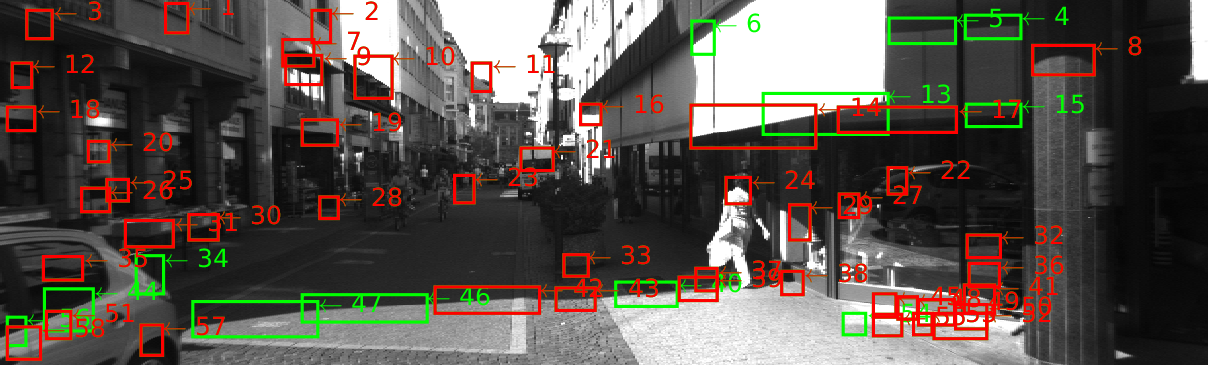
%> input picture images/0000000000_H.png, 1208 x 365 px
$ octave --eval "result = findEdge(imread('../images/0000000000_H.png'));"   (GNU Octave 9; MATLAB toolbox functions it lacks are replaced by stand-ins)
%> lines starting %> are read from the running program, lines starting %| are printed output that depends on the picture
function [BWh, BWv, Mh, Mv, SEh, SEv]=findEdge(img, ST, esfW, MinEdge)
% findEdge is an adaption of the canny edge detector, providing vertical
% and horizontal edges sepratly, edge masks and determines step-edges.
%
% Input:
%    img:       The Image.
%    ST:        (Optional) Adjusible varible is the isStepEdege
%               threshold, this  value should be 0-1 (defult is 0.02
%               normialised pixel  value, aproximaly equal to +/-5 pixel
%               value for 8 bit image).
%   esfW:       (Optional) The ESF width, based on the MTF model (defult is
%               5 pixels).
%   MinEdge:    (Optional) Minimum edge height - default 20 pixels
%
% Output:
%    BWh:       Horizontal Edge Location Binary Image
%    BWv:       Vertical Edge Location Binary Image
%    Mh:        Horizontal Edge Magnitude Image
%    Mv:        Vertical Edge Magnitude Image
%
% Adpated from MATLAB function [BW,thresh] = EDGE(I,'canny',...)
% Adapted by O. van Zwanenberg 2022, University of Westminster

%--------------------------------------------------------------------------
% Convert img to grayscale and double
if size (img, 3)>1
    img = rgb2gray(img);
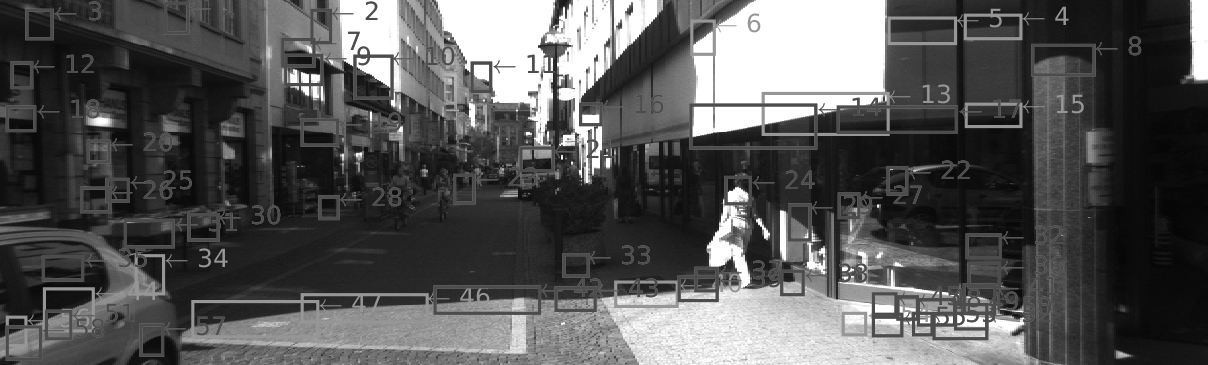
%> img: size 365x1208 uint8; min 4, max 255, mean 86
end
% convert to normalised double
img=im2double(img);
%> img: size 365x1208 double

% Value for Thresholding
% if ~exist('Con','var')
%     Con = [0,1];
% end
if ~exist('ST','var')
    ST = 0.04;
end
if ~exist('esfW','var')
    esfW = 5;
end
if ~exist('MinEdge','var')
    MinEdge = 20;
end

% Magic numbers
PercentOfPixelsNotEdges = .7; % Used for selecting thresholds
ThresholdRatio = .4;          % Low thresh is this fraction of the high.
% Calculate gradients using a derivative of Gaussian filter
% Calculate directions/orientations
% [dx, dy] = smoothGradient(img, sqrt(2)); %defult sigma = sqrt(2)
% Gaussian Filter Coefficient
B = [2, 4, 5, 4, 2; 4, 9, 12, 9, 4;5, 12, 15, 12, 5; ...
    4, 9, 12, 9, 4;2, 4, 5, 4, 2 ];
B = 1/159.* B;

% Convolution of image by Gaussian Coefficient
A=conv2(img, B, 'same');
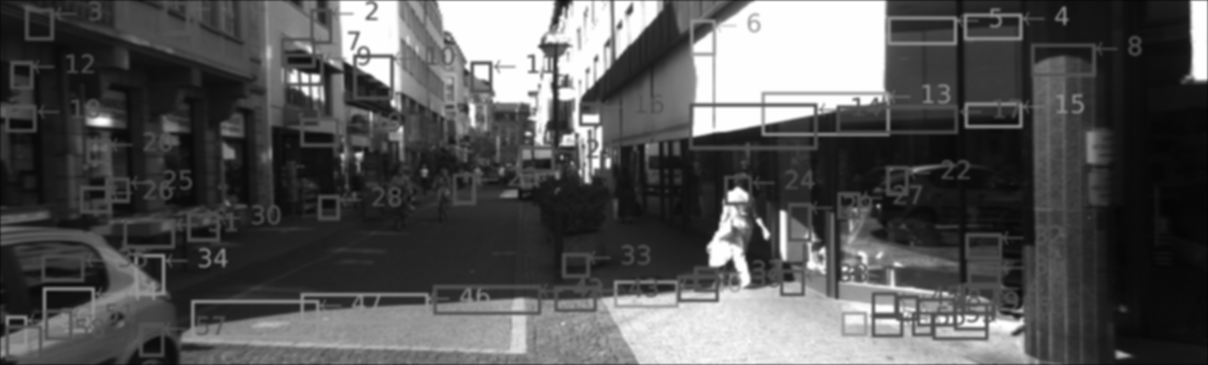
%> A: size 365x1208 double; min 0.0193, max 1, mean 0.336

% Filter for horizontal and vertical direction
KGv = [-1, 0, 1; -2, 0, 2; -1, 0, 1];
KGh = [1, 2, 1; 0, 0, 0; -1, -2, -1];
% Convolution by image by horizontal and vertical filter
dx = conv2(A, KGv, 'same');
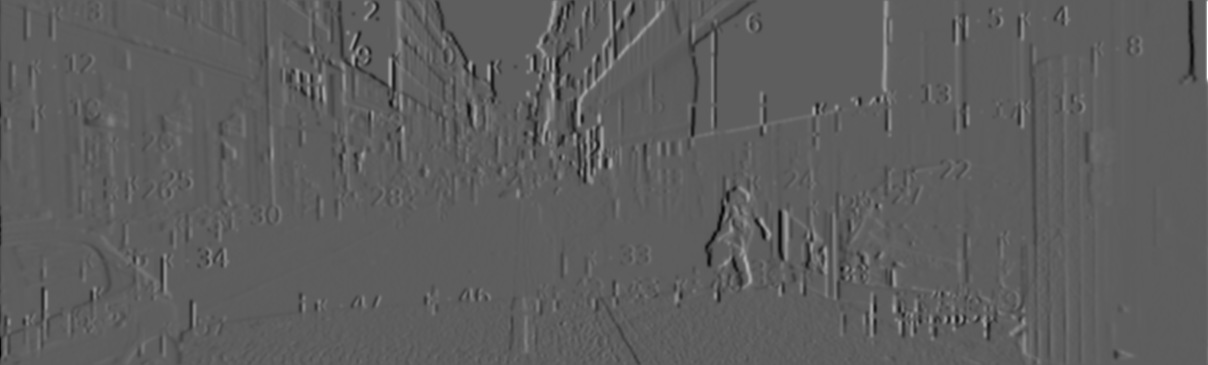
%> dx: size 365x1208 double; min -2.09, max 3.57, mean -0.000216; drawn with min black and max white
dy = conv2(A, KGh, 'same');
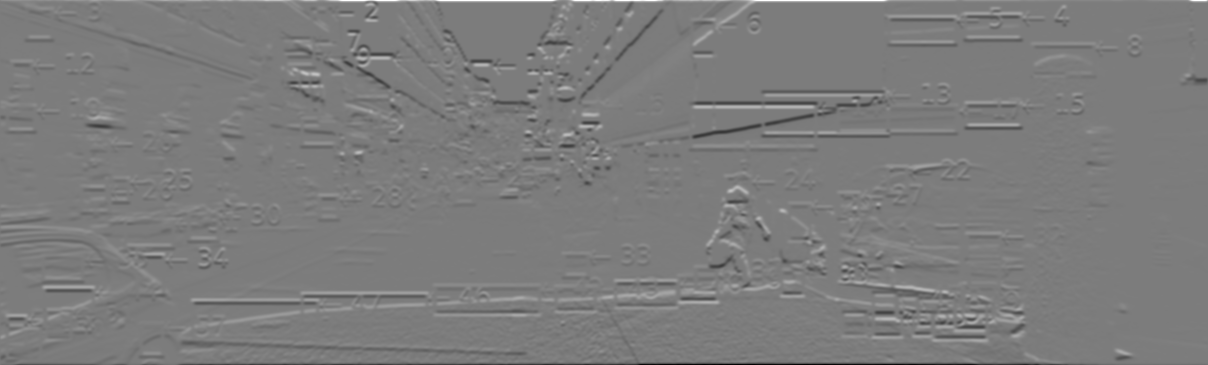
%> dy: size 365x1208 double; min -3.41, max 3.57, mean 6.72e-05; drawn with min black and max white


arah = atan2 (dy, dx);
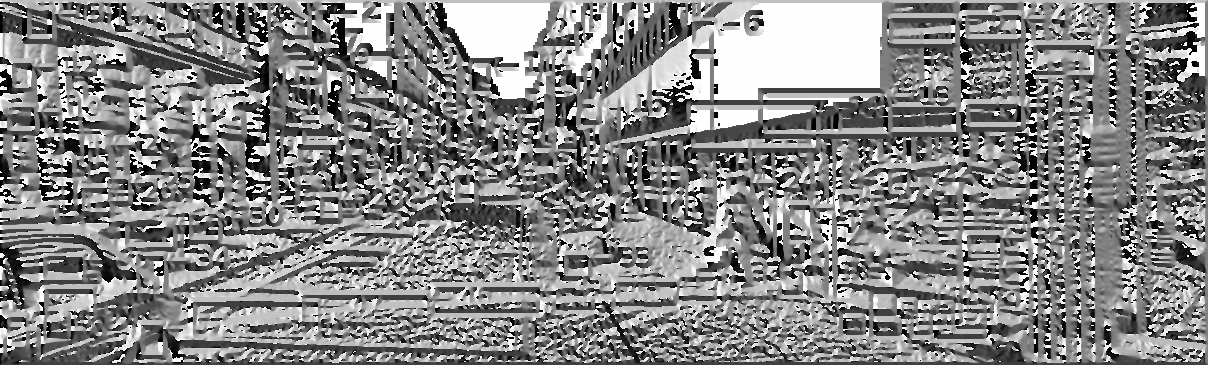
%> arah: size 365x1208 double; min -3.14, max 3.14, mean 0.177; drawn with min black and max white
arah = arah*180/pi;

pan=size(A,1);
%> pan = 365
leb=size(A,2);
%> leb = 1208

% Adjustment for negative directions, making all directions positive
IJ = find(arah<0);
%> IJ = 205279 values from 3 to 440920
arah(IJ)=360+arah(IJ);
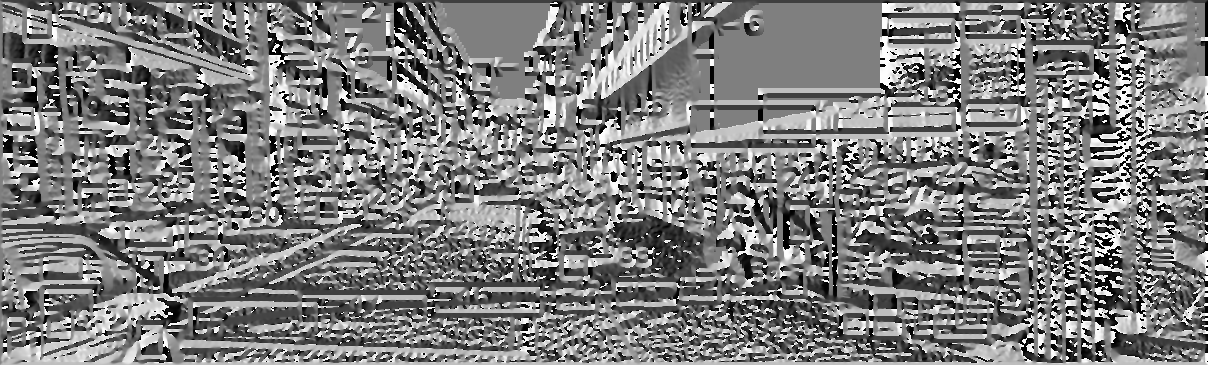
%> arah: size 365x1208 double; min 0, max 360, mean 177.7; drawn with min black and max white

DX=zeros(pan, leb);
DY=zeros(pan, leb);

% Split Horizontal and Vertical according to measure edge direction
IJ = find(arah>= 0  & arah < 45 | ...
                    arah>= 135  & arah < 225 |...
                    arah>= 315  & arah <= 360);
%> IJ = 223925 values from 1 to 440920
DX(IJ) = dx(IJ);
IJ = find(arah>= 45  & arah < 135 |...
                    arah>= 225  & arah < 315);
%> IJ = 216995 values from 365 to 440556
DY(IJ) = dy(IJ);

% Orentation -  H and then V
for O=1:2
    switch O
        case 1
            % Calculate Magnitude of Gradient
            magGrad = hypot(zeros(size(DY)), DY);
        case 2
            magGrad = hypot(DX, zeros(size(DX)));
    end
    % Normalize for threshold selection
    magmax = max(magGrad(:));
    if magmax > 0
        magGrad = magGrad / magmax;
    end

    % Determine Hysteresis Thresholds
    [lowThresh, highThresh] = selectThresholds([], magGrad, ...
        PercentOfPixelsNotEdges, ThresholdRatio, mfilename);

    % Perform Non-Maximum Suppression Thining and Hysteresis Thresholding
    % of Edge Strength
    e = thinAndThreshold(DX, DY, magGrad, lowThresh, highThresh);
% [254 lines not run here, left out]
function [lowThresh, highThresh] = selectThresholds(thresh, magGrad, ...
    PercentOfPixelsNotEdges, ThresholdRatio, ~)

[m,n] = size(magGrad);

% Select the thresholds
if isempty(thresh)
    counts=imhist(magGrad, 64);
    highThresh = find(cumsum(counts) > PercentOfPixelsNotEdges*m*n,...
        1,'first') / 64;
    lowThresh = ThresholdRatio*highThresh;
elseif length(thresh)==1
    highThresh = thresh;
    if thresh>=1
        error(message('images:edge:singleThresholdOutOfRange'))
    end
    lowThresh = ThresholdRatio*thresh;
elseif length(thresh)==2
    lowThresh = thresh(1);
    highThresh = thresh(2);
    if (lowThresh >= highThresh) || (highThresh >= 1)
        error(message('images:edge:thresholdOutOfRange'))
    end
end
%--------------------------------------------------------------------------
%   thinAndThreshold
function H = thinAndThreshold(dx, dy, magGrad, lowThresh, highThresh)
% Perform Non-Maximum Suppression Thining and Hysteresis Thresholding of
% Edge Strength

% We will accrue indices which specify ON pixels in strong edgemap
% The array e will become the weak edge map.

E = images.internal.builtins.cannyFindLocalMaxima(dx,dy,magGrad,lowThresh);

if ~isempty(E)
    [rstrong,cstrong] = find(magGrad>highThresh & E);

    if ~isempty(rstrong) % result is all zeros if idxStrong is empty
        H = bwselect(E, cstrong, rstrong, 8);
    else
        H = false(size(E));
    end
else
    H = false(size(E));
end
%> the loop in findEdge, `for O=1:2` made 1 pass
%> (magmax, highThresh, lowThresh) on pass 1: (3.57, 0.0312, 0.0125)
%> pass 1, in findEdge, `magGrad = hypot(zeros(size(DY)), DY);`:
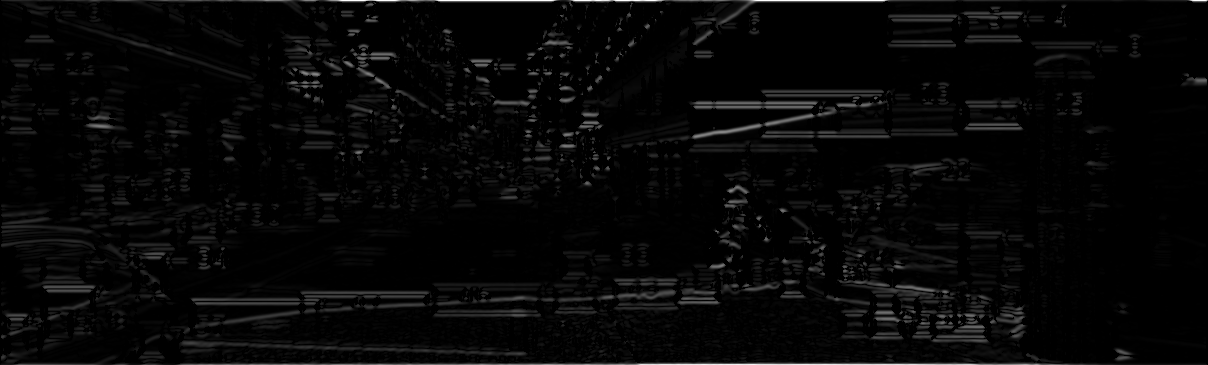
%> magGrad: size 365x1208 double; min 0, max 3.57, mean 0.101; drawn with min black and max white
%> (the run ends here)
